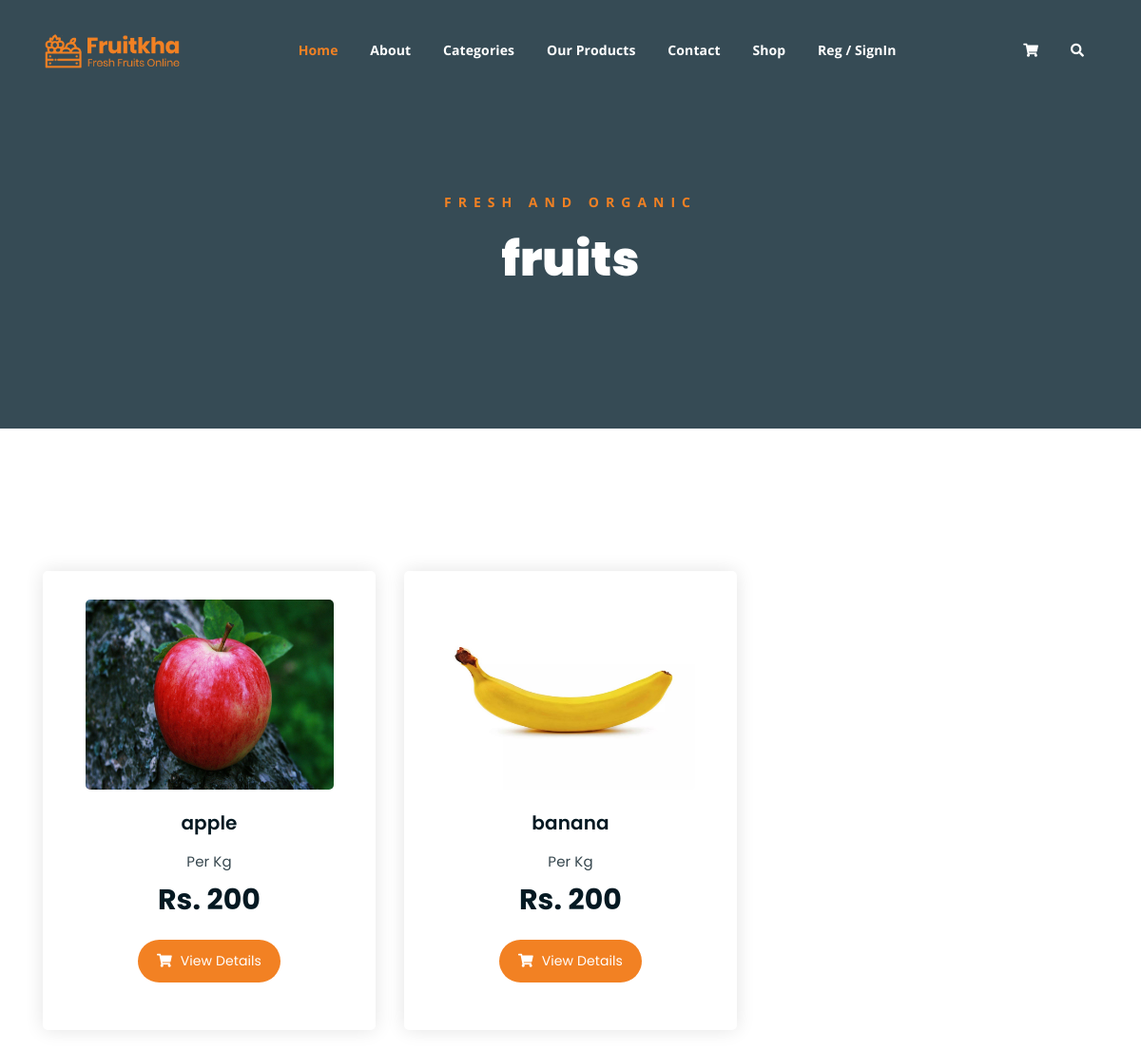
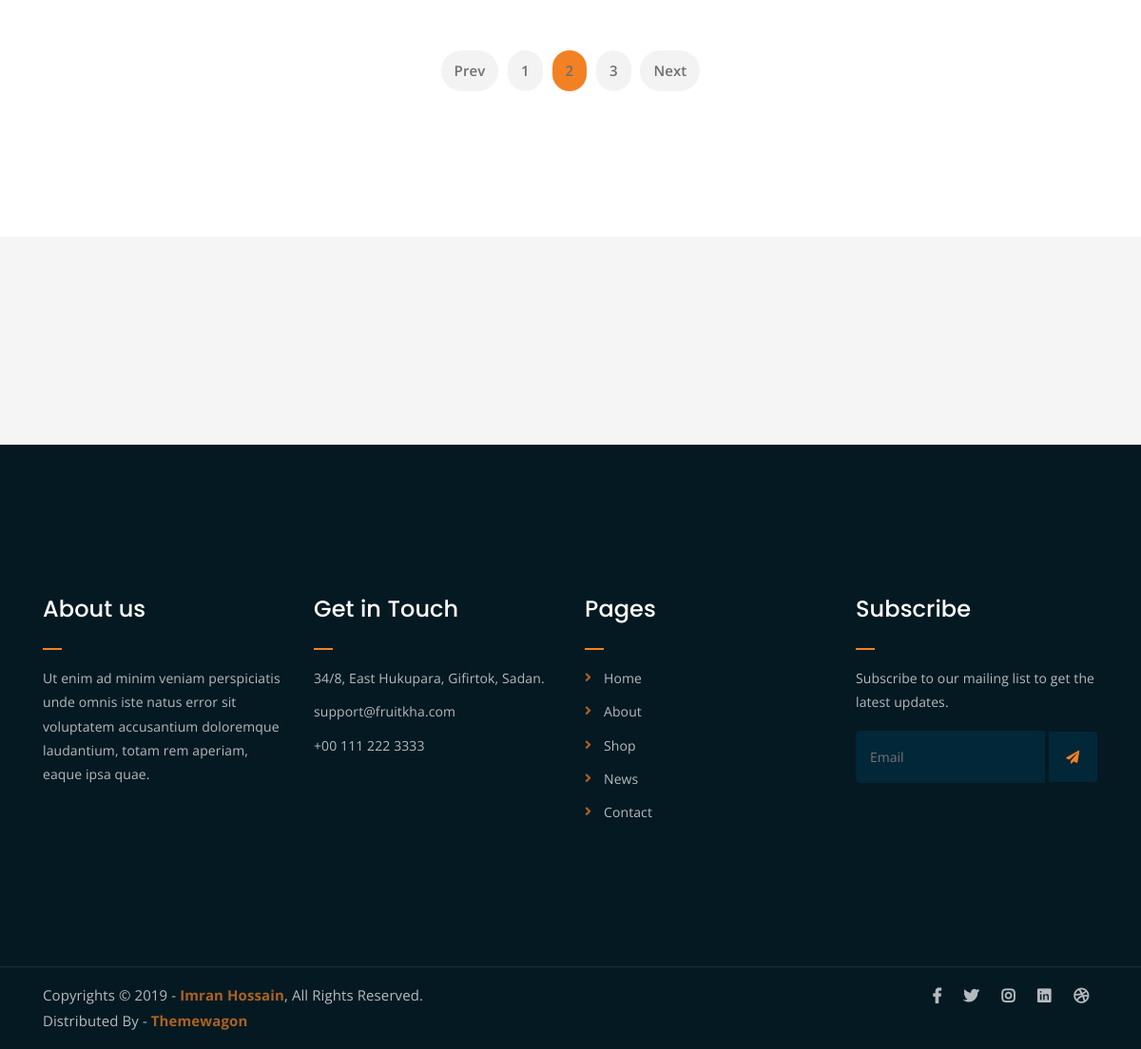
The app's page /filterproducts/fruits with its own data (2 pictures, top to bottom).
### Backend/models.py (models this page shows)
class Category(models.Model):
    cname = models.CharField(max_length=100, null=True, blank=True)
    description = models.CharField(max_length=100, null=True, blank=True)
    c_img = models.ImageField(upload_to="Category Images",null=True, blank=True)

class productdb(models.Model):
    cname = models.CharField(max_length=100, null=True, blank=True)
    pname = models.CharField(max_length=100, null=True, blank=True)
    description = models.CharField(max_length=100, null=True, blank=True)
    price = models.IntegerField(null=True, blank=True)
    c_img = models.ImageField(upload_to="Category Images",null=True, blank=True)

### Webapp/views.py (the view)
# urls.py: path('filterproducts/<cn>', views.filterproducts, name="filterproducts"),
def filterproducts(req, cn):
    data = productdb.objects.filter(cname=cn)
    cat = Category.objects.filter(cname=cn)
    return render(req, "ProductsFiltered.html", {'data': data, 'cat': cat})

### Webapp/templates/ProductsFiltered.html (shortened to what this page needs)
<!DOCTYPE html>
{% load static %}
<html lang="en">
<head>
	<link rel="stylesheet" href="{% static 'assets/css/all.min.css' %}">
	<link rel="stylesheet" href="{% static 'assets/bootstrap/css/bootstrap.min.css' %}">
	<link rel="stylesheet" href="{% static 'assets/css/owl.carousel.css' %}">
	<link rel="stylesheet" href="{% static 'assets/css/magnific-popup.css' %}">
	<link rel="stylesheet" href="{% static 'assets/css/animate.css' %}">
	<link rel="stylesheet" href="{% static 'assets/css/meanmenu.min.css' %}">
	<link rel="stylesheet" href="{% static 'assets/css/main.css' %}">
	<link rel="stylesheet" href="{% static 'assets/css/responsive.css' %}">
</head>
<body>
	<div class="top-header-area" id="sticker">
		<div class="container">
			<div class="row">
				<div class="col-lg-12 col-sm-12 text-center">
					<div class="main-menu-wrap">
						<div class="site-logo">
							<a href="index.html">
								<img src="{% static 'assets/img/logo.png' %}" alt="">
							</a>
						</div>
						<nav class="main-menu">
							<ul>
								<li class="current-list-item"><a href="{% url 'homepage' %}">Home</a>
								</li>
								<li><a href="{% url 'about' %}">About</a></li>
								<li><a href="{% url 'category' %}">Categories</a>
								</li>
								<li><a href="{% url 'our_products' %}">Our Products</a></li>
								<li><a href="{% url 'contact' %}">Contact</a></li>
								<li><a href="{% url 'our_products' %}">Shop</a>
								</li>
								{% if request.session.username %}
									<li>
										<img src="{{ request.session.img }}" alt="User Image" style="width:30px; height:30px; border-radius:50%;">
										<a href="{% url 'customer_logout' %}">{{ request.session.username }} / SignOut</a>
									</li>
								{% else %}
									<li><a href="{% url 'customerlogin' %}">Reg / SignIn</a></li>
								{% endif %}
								<li>
									<div class="header-icons">
										<a class="shopping-cart" href="{% url 'cartpage' %}"><i class="fas fa-shopping-cart"></i></a>
										<a class="mobile-hide search-bar-icon" href="#"><i class="fas fa-search"></i></a>
									</div>
								</li>
							</ul>
						</nav>
					</div>
				</div>
			</div>
		</div>
	</div>
	<div class="breadcrumb-section breadcrumb-bg">
		<div class="container">
			<div class="row">
				<div class="col-lg-8 offset-lg-2 text-center">
					<div class="breadcrumb-text">
						<p>Fresh and Organic</p>
						{% for i in cat %}
						<h1>{{ i.cname }}</h1>
						{% endfor %}
					</div>
				</div>
			</div>
		</div>
	</div>
	<div class="product-section mt-150 mb-150">
		<div class="container">
			<div class="row product-lists">
				{% for i in data %}
				<div class="col-lg-4 col-md-6 text-center strawberry">
					<div class="single-product-item">
						<div class="product-image">
							<a href="single-product.html"><img src="{{i.c_img.url}}" alt="" height="200px"></a>
						</div>
						<h3>{{i.pname}}</h3>
						<p class="product-price"><span>Per Kg</span> Rs. {{i.price}} </p>
						<a href="{% url 'sproduct' Id=i.id %}" class="cart-btn"><i class="fas fa-shopping-cart"></i> View Details</a>
					</div>
				</div>
				{% endfor %}
			</div>
			<div class="row">
				<div class="col-lg-12 text-center">
					<div class="pagination-wrap">
						<ul>
							<li><a href="#">Prev</a></li>
							<li><a href="#">1</a></li>
							<li><a class="active" href="#">2</a></li>
							<li><a href="#">3</a></li>
							<li><a href="#">Next</a></li>
						</ul>
					</div>
				</div>
			</div>
		</div>
	</div>
	<div class="logo-carousel-section">
		<div class="container">
			<div class="row">
				<div class="col-lg-12">
					<div class="logo-carousel-inner">
						<div class="single-logo-item">
							<img src="{% static 'assets/img/company-logos/1.png' %}" alt="">
						</div>
						<div class="single-logo-item">
							<img src="{% static 'assets/img/company-logos/2.png' %}" alt="">
						</div>
						<div class="single-logo-item">
							<img src="{% static 'assets/img/company-logos/3.png' %}" alt="">
						</div>
						<div class="single-logo-item">
							<img src="{% static 'assets/img/company-logos/4.png' %}" alt="">
						</div>
					</div>
				</div>
			</div>
		</div>
	</div>
	<div class="footer-area">
		<div class="container">
			<div class="row">
				<div class="col-lg-3 col-md-6">
					<div class="footer-box about-widget">
						<h2 class="widget-title">About us</h2>
						<p>Ut enim ad minim veniam perspiciatis unde omnis iste natus error sit voluptatem accusantium doloremque laudantium, totam rem aperiam, eaque ipsa quae.</p>
					</div>
				</div>
				<div class="col-lg-3 col-md-6">
					<div class="footer-box get-in-touch">
						<h2 class="widget-title">Get in Touch</h2>
						<ul>
							<li>34/8, East Hukupara, Gifirtok, Sadan.</li>
							<li>support@fruitkha.com</li>
							<li>+00 111 222 3333</li>
						</ul>
					</div>
				</div>
				<div class="col-lg-3 col-md-6">
					<div class="footer-box pages">
						<h2 class="widget-title">Pages</h2>
						<ul>
							<li><a href="index.html">Home</a></li>
							<li><a href="about.html">About</a></li>
							<li><a href="services.html">Shop</a></li>
							<li><a href="news.html">News</a></li>
							<li><a href="contact.html">Contact</a></li>
						</ul>
					</div>
				</div>
				<div class="col-lg-3 col-md-6">
					<div class="footer-box subscribe">
						<h2 class="widget-title">Subscribe</h2>
						<p>Subscribe to our mailing list to get the latest updates.</p>
						<form action="index.html">
							<input type="email" placeholder="Email">
							<button type="submit"><i class="fas fa-paper-plane"></i></button>
						</form>
					</div>
				</div>
			</div>
		</div>
	</div>
	<div class="copyright">
		<div class="container">
			<div class="row">
				<div class="col-lg-6 col-md-12">
					<p>Copyrights &copy; 2019 - <a href="https://imransdesign.com/">Imran Hossain</a>,  All Rights Reserved.<br>
						Distributed By - <a href="https://themewagon.com/">Themewagon</a>
					</p>
				</div>
				<div class="col-lg-6 text-right col-md-12">
					<div class="social-icons">
						<ul>
							<li><a href="#" target="_blank"><i class="fab fa-facebook-f"></i></a></li>
							<li><a href="#" target="_blank"><i class="fab fa-twitter"></i></a></li>
							<li><a href="#" target="_blank"><i class="fab fa-instagram"></i></a></li>
							<li><a href="#" target="_blank"><i class="fab fa-linkedin"></i></a></li>
							<li><a href="#" target="_blank"><i class="fab fa-dribbble"></i></a></li>
						</ul>
					</div>
				</div>
			</div>
		</div>
	</div>
</body>
</html>

### records on screen
Category: cname "fruits"
productdb: c_img (picture), pname "apple", price "200"
productdb: c_img (picture), pname "banana", price "200"
